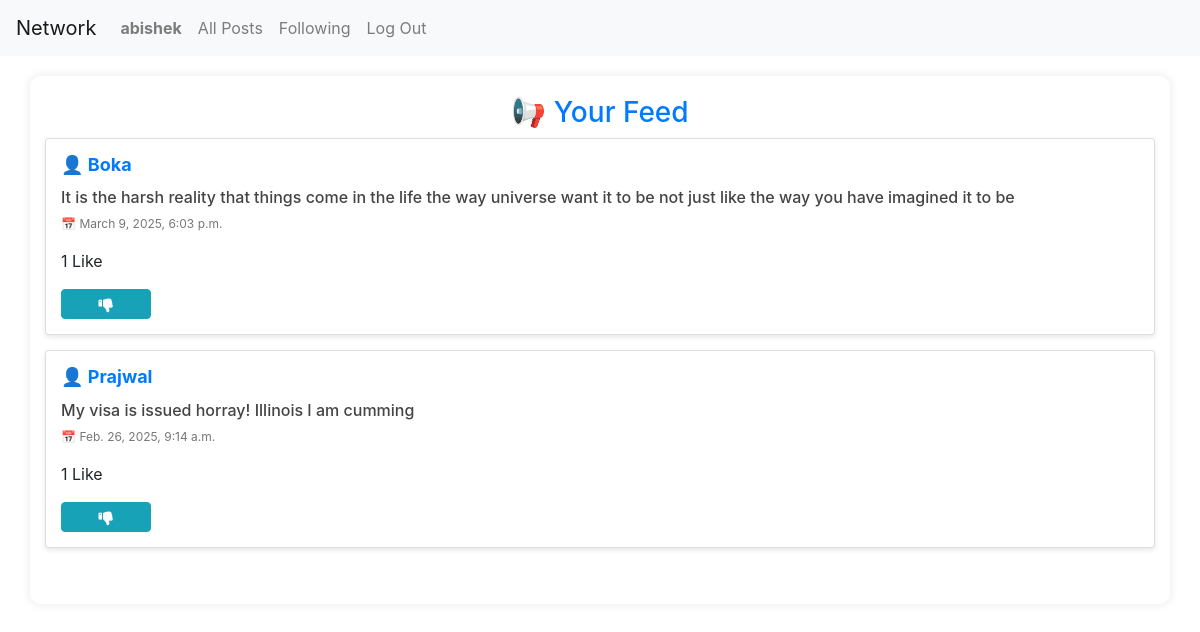
Page /following/ (signed in) on the committed database.
### network/models.py (models this page shows, shortened)
class User(AbstractUser):
    pass

class Post(models.Model):
    content = models.CharField(max_length=140)
    user = models.ForeignKey(User, on_delete=models.CASCADE, related_name="author")
    date = models.DateTimeField(auto_now_add=True)

### network/views.py (the view)
# urls.py: path('following/', views.following, name="following"),
@csrf_exempt
def following(request):
    currentUser = User.objects.get(pk=request.user.id)
    followingPeople = Follow.objects.filter(user=currentUser)
    allPosts = Post.objects.all().order_by('id').reverse()
    followingPosts = []
    for post in allPosts:
        for person in followingPeople:
            if person.user_followed == post.user:
                followingPosts.append(post)
    paginator = Paginator(followingPosts, 10)
    page_number = request.GET.get('page')
    posts_of_the_page = paginator.get_page(page_number)
    allLikes = Like.objects.all()
    whoYouLiked = []
    for post in posts_of_the_page:
         post.like_count = Like.objects.filter(post=post).count()
    try:
        for like in allLikes:
            if like.user.id == request.user.id:
                whoYouLiked.append(like.post.id)
    except:
        whoYouLiked = []
    return render(request, 'network/following.html', {
        'posts': posts_of_the_page,
        'whoYouLiked': whoYouLiked
    })

### network/templates/network/following.html (shortened to what this page needs)
{% extends "network/layout.html" %}
{% load static %}
{% block body %}
    <div class="container">
        <h1 class="title">📢 Your Feed</h1>
        <div class="all-posts">
            {% for post in posts %}
            <div class="post card">
                <h5 class="username"><a href="{% url 'profile' user_id=post.user.id%}">👤 <strong>{{ post.user }}</strong></a></h5>
                <h6 class="content">{{ post.content }}</h6>
                <p class="date">📅 {{ post.date }}</p>
                <p id="likecount_{{post.id}}">{{post.like_count}} Like</p>
                {% if user.is_authenticated %}
                    {% if post.id in whoYouLiked %}
                        <button class="btn btn-info fa fa-thumbs-down col-1" id="{{post.id}}" onclick="toggleLike('{{post.id}}')"></button>
                    {% else %}
                        <button class="btn btn-info fa fa-thumbs-up col-1" id="{{post.id}}" onclick="toggleLike('{{post.id}}')"></button>
                    {% endif %}
                {% endif %}
            </div>
            {% endfor %}
        </div>
    </div>
{% endblock %}

### network/templates/network/layout.html (shortened to what this page needs)
{% load static %}
<!DOCTYPE html>
<html lang="en">
    <head>
        <link href="{% static 'network/style.css' %}" rel="stylesheet">
        <link rel="stylesheet" href="https://stackpath.bootstrapcdn.com/bootstrap/4.4.1/css/bootstrap.min.css">
        <link rel="stylesheet" href="https://cdnjs.cloudflare.com/ajax/libs/font-awesome/4.7.0/css/font-awesome.min.css">
    </head>
    <body>
        <nav class="navbar navbar-expand-lg navbar-light bg-light">
            <a class="navbar-brand" href="{% url 'index' %}">Network</a>
            <div>
              <ul class="navbar-nav mr-auto">
                {% if user.is_authenticated %}
                    <li class="nav-item">
                        <a class="nav-link" href="{% url 'profile' user_id=user.id %}"><strong>{{ user.username }}</strong></a>
                    </li>
                {% endif %}
                <li class="nav-item">
                  <a class="nav-link" href="{% url 'index' %}">All Posts</a>
                </li>
                {% if user.is_authenticated %}
                    <li class="nav-item">
                        <a class="nav-link" href="{% url 'following' %}">Following</a>
                    </li>
                    <li class="nav-item">
                        <a class="nav-link" href="{% url 'logout' %}">Log Out</a>
                    </li>
                {% endif %}
              </ul>
            </div>
          </nav>
        <div class="body">
            {% block body %}
            {% endblock %}
        </div>
    </body>
</html>

### network/static/network/style.css (style rules this page uses)
body { font-family: 'Arial', sans-serif; background-color: #f4f4f4; margin: 0; padding: 0; }
.container { width: 80%; margin: auto; padding: 20px; background: white; box-shadow: 0px 0px 10px rgba(0, 0, 0, 0.1); border-radius: 10px; margin-top: 20px; }
.title { text-align: center; color: #007bff; font-size: 28px; }
.post { background: #ffffff; padding: 15px; margin-bottom: 15px; border-radius: 10px; box-shadow: 0px 2px 5px rgba(0, 0, 0, 0.1); }
.username { font-size: 18px; color: #007bff; }
.content { font-size: 16px; margin-top: 5px; color: #444; }
.date { font-size: 12px; color: #777; }

### rows in the picture
User: username "abishek"
Post: user "Boka", content "It is the harsh reality that things come in the life the way universe want it to be not just like the way you have imagined it to be", date "March 9, 2025, 6:03 p.m.", like_count "1"
Post: user "Prajwal", content "My visa is issued horray! Illinois I am cumming", date "Feb. 26, 2025, 9:14 a.m.", like_count "1"
